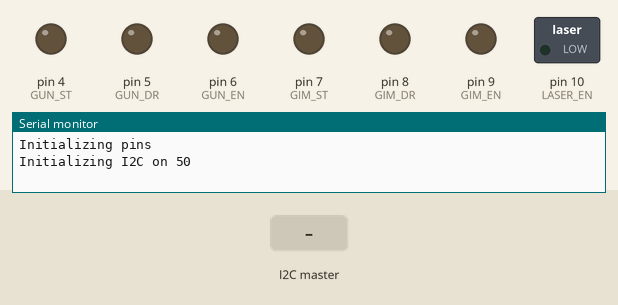
A sketch run on a simulated Arduino Uno, built with avr-gcc and run on an emulated ATmega328P. Parts: switched loads named in the sketch (green lamp = pin HIGH), output pins drawn as LEDs (lit = HIGH), the last lines printed to the serial monitor. The test bench sets the inputs (shaded band).

Above: at 1.2 s.
1.3 s: the I2C master sends "t"
At 1.6 s:
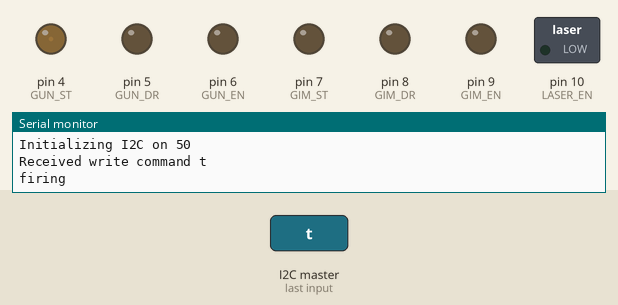
3.4 s: the I2C master sends "l"
At 3.9 s:
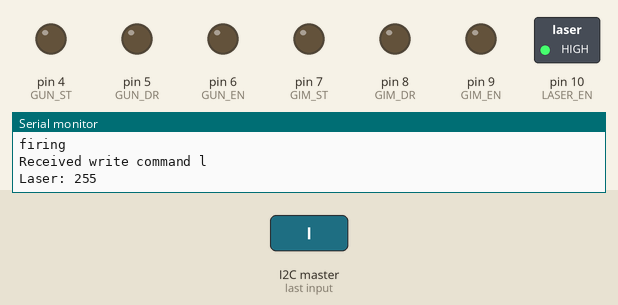
4.9 s: the I2C master sends "t"
At 5.4 s:
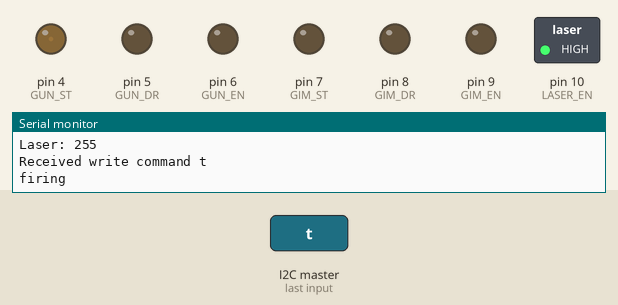
Timing chart, 0 to 7.9 s (numbered marks = the images above; inputs shaded):
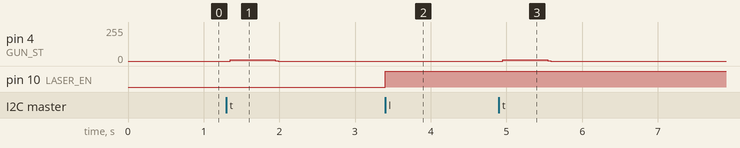

Measured:
- after the input at 1.3 s, pin 4 (GUN_ST): 0/255 → 9/255 after 0.05 s, → 0/255 0.60 s later
- after the input at 3.4 s, pin 10 (LASER_EN): LOW → HIGH at once
- after the input at 4.9 s, pin 4 (GUN_ST): 0/255 → 9/255 after 0.05 s, → 0/255 0.60 s later

The sketch:

turret.ino
```cpp
#include <Wire.h>

// Debugging
#define DEBUG_I2C
#define DEBUG_LOOP
//#define DEBUG_BYTES

// Constants
const int I2C_ADDR = 0x32;
const int ST_PULSE_WIDTH = 100;

// Laser
const int LASER_EN = 10;

// Gun
const int GUN_SPR = 200;  // steps per revolution
const int GUN_PRIMED = GUN_SPR * 3/8;  // steps to rotate to prime the gun
const int GUN_FIRED = GUN_SPR * 5/8;  // steps to rotate fire the gun
const int GUN_MIN_DELAY = 3000;  // lowest delay between pulses, in us
const int GUN_EN = 6;
const int GUN_DR = 5;
const int GUN_ST = 4;

// Gimbal
const int GIM_SPR = 2048;
const int GIM_MIN_DELAY = 3000;
const int GIM_MAX_DELAY = 10000;
const int GIM_UPPER = 4096;  // upper limit
const int GIM_LOWER = -1500; // lower limit
const int GIM_EN = 9;
const int GIM_DR = 8;
const int GIM_ST = 7;

unsigned long ct;

int gunStep;
unsigned int gunDelay;
unsigned long gunNext;
int gunTimes;
bool gunReturning;
bool gunEnabled;
bool doFire = false;

int gimStep;
int gimTarget;
unsigned long gimNext;
unsigned int gimDelay;
bool gimEnabled;

char first;

void setup() {

  Serial.begin(115200);

  Serial.println("Initializing pins");
  pinMode(LASER_EN, OUTPUT);
  pinMode(GUN_EN, OUTPUT);
  pinMode(GUN_DR, OUTPUT);
  pinMode(GUN_ST, OUTPUT);
  pinMode(GIM_EN, OUTPUT);
  pinMode(GIM_DR, OUTPUT);
  pinMode(GIM_ST, OUTPUT);

  setEnabled('t', true);
  setEnabled('g', true);

  Serial.print("Initializing I2C on ");
  Serial.println(I2C_ADDR);
  Wire.begin(I2C_ADDR);
  Wire.onReceive(onReceive);
  Wire.onRequest(onRequest);
}

void loop() {
  /*
  ct = micros();
  if (gunNext < gimNext && gunEnabled) {  // If gun is sooner
    if (gunReturning) {  // If returning to neutral, put in reverse
      digitalWrite(GUN_DR, HIGH);
      gunStep++;
    } else {
      digitalWrite(GUN_DR, LOW);
      gunStep--;
    }
    delayMicroseconds(max(gunNext - ct, 0));
    pulseOut(GIM_ST, ST_PULSE_WIDTH);
    gunNext += gunDelay;
  } else if (gimEnabled && gimTarget != gimStep) {  // If gimbal is sooner and has not reached target
    if (gimTarget > gimStep) {
      digitalWrite(GIM_DR, HIGH);
      gimStep--;
    } else {
      digitalWrite(GIM_DR, LOW);
      gimStep++;
    }
    delayMicroseconds(max(gimNext - ct, 0));
    pulseOut(GIM_ST, ST_PULSE_WIDTH);
    gimNext += gimDelay;
  }*/
  if (gimEnabled && gimTarget != gimStep) {  // If gimbal is sooner and has not reached target
    if (gimTarget > gimStep) {
      digitalWrite(GIM_DR, LOW);
      gimStep++;
    } else {
      digitalWrite(GIM_DR, HIGH);
      gimStep--;
    }
    #ifdef DEBUG_LOOP
    Serial.print(gimEnabled);
    Serial.print(", ");
    Serial.print(gimTarget);
    Serial.print(", ");
    Serial.println(gimStep);
    #endif
    delayMicroseconds(gimDelay);
    pulseOut(GIM_ST, ST_PULSE_WIDTH);
  }

  if (doFire) {
    #ifdef DEBUG_LOOP
    Serial.println("firing");
    #endif
    for (int i=0; i < GUN_SPR; i++) {
      pulseOut(GUN_ST, 100);
      delayMicroseconds(GUN_MIN_DELAY);
    }
    doFire = false;
  }
}

void onReceive(int bytes) {

  first = Wire.read();

  #ifdef DEBUG_I2C
  Serial.print("Received write command ");
  Serial.println(first);
  #endif

  switch (first) {
    // parameter notes: command description (type1: arg1, type2: arg2)
    // type structure: [length in bytes]b[type (i.e. i for int, c for char)]

    case 'm': {  // Move gimbal (2bi: angle, 2bi: speed)

      // Note that our angles are on a scale from 0 to 2^15 (360 degrees)
      long angle = readInt();
      unsigned int speed = readInt();

      #ifdef DEBUG_I2C
      Serial.print("params: ");
      Serial.print(angle);
      Serial.print(", ");
      Serial.println(speed);
      #endif

      if (angle > GIM_UPPER || angle < GIM_LOWER) {
        break;
      }
      float rawDelay = 32768000000.0/(float(GIM_SPR)*speed);
      long rawTarget = GIM_SPR*angle/32767;
      gimTarget = constrain(rawTarget, GIM_LOWER, GIM_UPPER);
      gimDelay = constrain(rawDelay, GIM_MIN_DELAY, GIM_MAX_DELAY);
      gimNext = micros();

      #ifdef DEBUG_I2C
      Serial.print("Gimbal Target: ");
      Serial.println(gimTarget);
      Serial.print("Gimbal Delay: ");
      Serial.println(gimDelay);
      #endif
    }
    break;

    case 's':  // Stop gimbal
      gimTarget = gimStep;
    break;
    /*
    case 't': {  // Fire gun (1bi: times, 2bi: period)

      moveGun(GUN_SPR * (gunStep / GUN_SPR + 1));

      #ifdef DEBUG_I2C
      Serial.print("Times to fire gun: ");
      Serial.println(gunTimes);
      Serial.print("Gun Delay: ");
      Serial.println(gunDelay);
      #endif
    }
    break;

    case 'r':  // Return gun to neutral
      if (gunStep % GUN_SPR > GUN_FIRED) {
        moveGun(GUN_SPR * (gunStep / GUN_SPR + 1));
      } else {
        moveGun(GUN_SPR * (gunStep / GUN_SPR));
      }
    break;

    case 'p':  // Prime the gun
      if (gunStep % GUN_SPR > GUN_FIRED) {
        moveGun(GUN_SPR * (gunStep / GUN_SPR + 1) + GUN_PRIMED);
      } else {
        moveGun(GUN_SPR * (gunStep / GUN_SPR) + GUN_PRIMED);
      }
    break;
*/
    case 't':  // Fire gun once
      doFire = true;
    break;

    case 'c':  // Engage motor and calibrate if was disengaged (1bc: motor)
      setEnabled(Wire.read(), true);
    break;

    case 'd':  // Disengage motor (1bc: motor)
      setEnabled(Wire.read(), false);
    break;

    case 'l': {  // Laser brightness (1bi: brightness)
      byte level = Wire.read();
      #ifdef DEBUG_I2C
      Serial.print("Laser: ");
      Serial.println(level);
      #endif
      analogWrite(LASER_EN, level);
    }
    break;
  }

  clearBuff();
  Serial.println();
}

void onRequest() {

  #ifdef DEBUG_I2C
  Serial.print("Received read command ");
  Serial.println(first);
  #endif

  switch (first) {
    case 'a':  // Current pitch
      Wire.write(gimStep*32768/GIM_SPR);
  }
  clearBuff();
}

int readInt() {
  byte a = Wire.read();
  byte b = Wire.read();
  #ifdef DEBUG_BYTES
  Serial.print("bytes ");
  Serial.print(a);
  Serial.print(", ");
  Serial.print(b);
  Serial.print(" -> ");
  Serial.println(a << 8 | b);
  #endif
  return a << 8 | b;
}

void pulseOut(int pin, unsigned long width) {
  digitalWrite(pin, HIGH);
  delayMicroseconds(width);
  digitalWrite(pin, LOW);
}

void moveGun(int dest) {
  short dir;
  if (dest > gunStep) {
    dir = 1;
    digitalWrite(GUN_ST, HIGH);
  } else {
    dir = -1;
    digitalWrite(GUN_ST, LOW);
  }
  for (; gunStep != dest; gunStep++) {
    pulseOut(GUN_ST, 100);
    delay(GUN_MIN_DELAY);
  }
}

void clearBuff() {
  while (Wire.available() > 0) {
    Wire.read();
  }
}

void setEnabled(char mot, bool state) {
  switch (mot) {
    case 'g':  // Gimbal
      if (state && !gimEnabled) {  // Rising edge?
        gimStep = 0;  // Reset the steps
        gimTarget = 0;  // Reset the target
      }
      gimEnabled = state;
      digitalWrite(GIM_EN, !state);  // EN is active low
      break;
    case 't':  // Gun
      if (state && !gunEnabled) {
        gunStep = 0;
      }
      gunEnabled = state;
      digitalWrite(GUN_EN, !state);
  }
}
```
